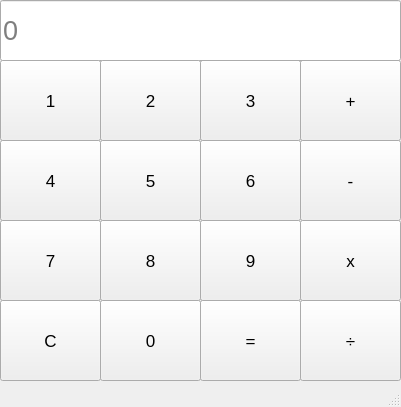
<?xml version="1.0" encoding="UTF-8"?>
<ui version="4.0">
 <class>MainWindow</class>
 <widget class="QMainWindow" name="MainWindow">
  <property name="geometry">
   <rect>
    <x>0</x>
    <y>0</y>
    <width>401</width>
    <height>407</height>
   </rect>
  </property>
  <property name="windowTitle">
   <string>MainWindow</string>
  </property>
  <widget class="QWidget" name="centralwidget">
   <widget class="QPushButton" name="_8">
    <property name="geometry">
     <rect>
      <x>100</x>
      <y>220</y>
      <width>101</width>
      <height>81</height>
     </rect>
    </property>
    <property name="font">
     <font>
      <pointsize>13</pointsize>
     </font>
    </property>
    <property name="cursor">
     <cursorShape>PointingHandCursor</cursorShape>
    </property>
    <property name="text">
     <string>8</string>
    </property>
   </widget>
   <widget class="QPushButton" name="_0">
    <property name="geometry">
     <rect>
      <x>100</x>
      <y>300</y>
      <width>101</width>
      <height>81</height>
     </rect>
    </property>
    <property name="font">
     <font>
      <pointsize>13</pointsize>
     </font>
    </property>
    <property name="cursor">
     <cursorShape>PointingHandCursor</cursorShape>
    </property>
    <property name="text">
     <string>0</string>
    </property>
   </widget>
   <widget class="QPushButton" name="_manfi">
    <property name="geometry">
     <rect>
      <x>300</x>
      <y>140</y>
      <width>101</width>
      <height>81</height>
     </rect>
    </property>
    <property name="font">
     <font>
      <pointsize>13</pointsize>
     </font>
    </property>
    <property name="cursor">
     <cursorShape>PointingHandCursor</cursorShape>
    </property>
    <property name="text">
     <string>-</string>
    </property>
   </widget>
   <widget class="QPushButton" name="_zarb">
    <property name="geometry">
     <rect>
      <x>300</x>
      <y>220</y>
      <width>101</width>
      <height>81</height>
     </rect>
    </property>
    <property name="font">
     <font>
      <pointsize>13</pointsize>
     </font>
    </property>
    <property name="cursor">
     <cursorShape>PointingHandCursor</cursorShape>
    </property>
    <property name="text">
     <string>x</string>
    </property>
   </widget>
   <widget class="QPushButton" name="_3">
    <property name="geometry">
     <rect>
      <x>200</x>
      <y>60</y>
      <width>101</width>
      <height>81</height>
     </rect>
    </property>
    <property name="font">
     <font>
      <pointsize>13</pointsize>
     </font>
    </property>
    <property name="cursor">
     <cursorShape>PointingHandCursor</cursorShape>
    </property>
    <property name="text">
     <string>3</string>
    </property>
   </widget>
   <widget class="QPushButton" name="_6">
    <property name="geometry">
     <rect>
      <x>200</x>
      <y>140</y>
      <width>101</width>
      <height>81</height>
     </rect>
    </property>
    <property name="font">
     <font>
      <pointsize>13</pointsize>
     </font>
    </property>
    <property name="cursor">
     <cursorShape>PointingHandCursor</cursorShape>
    </property>
    <property name="text">
     <string>6</string>
    </property>
   </widget>
   <widget class="QPushButton" name="_4">
    <property name="geometry">
     <rect>
      <x>0</x>
      <y>140</y>
      <width>101</width>
      <height>81</height>
     </rect>
    </property>
    <property name="font">
     <font>
      <pointsize>13</pointsize>
     </font>
    </property>
    <property name="cursor">
     <cursorShape>PointingHandCursor</cursorShape>
    </property>
    <property name="text">
     <string>4</string>
    </property>
   </widget>
   <widget class="QPushButton" name="_result">
    <property name="geometry">
     <rect>
      <x>200</x>
      <y>300</y>
      <width>101</width>
      <height>81</height>
     </rect>
    </property>
    <property name="font">
     <font>
      <pointsize>13</pointsize>
     </font>
    </property>
    <property name="cursor">
     <cursorShape>PointingHandCursor</cursorShape>
    </property>
    <property name="text">
     <string>=</string>
    </property>
   </widget>
   <widget class="QPushButton" name="_tagh">
    <property name="geometry">
     <rect>
      <x>300</x>
      <y>300</y>
      <width>101</width>
      <height>81</height>
     </rect>
    </property>
    <property name="font">
     <font>
      <pointsize>13</pointsize>
     </font>
    </property>
    <property name="cursor">
     <cursorShape>PointingHandCursor</cursorShape>
    </property>
    <property name="text">
     <string>÷</string>
    </property>
   </widget>
   <widget class="QPushButton" name="_7">
    <property name="geometry">
     <rect>
      <x>0</x>
      <y>220</y>
      <width>101</width>
      <height>81</height>
     </rect>
    </property>
    <property name="font">
     <font>
      <pointsize>13</pointsize>
     </font>
    </property>
    <property name="cursor">
     <cursorShape>PointingHandCursor</cursorShape>
    </property>
    <property name="text">
     <string>7</string>
    </property>
   </widget>
   <widget class="QPushButton" name="clear">
    <property name="geometry">
     <rect>
      <x>0</x>
      <y>300</y>
      <width>101</width>
      <height>81</height>
     </rect>
    </property>
    <property name="font">
     <font>
      <pointsize>13</pointsize>
     </font>
    </property>
    <property name="cursor">
     <cursorShape>PointingHandCursor</cursorShape>
    </property>
    <property name="text">
     <string>C</string>
    </property>
   </widget>
   <widget class="QPushButton" name="_plus">
    <property name="geometry">
     <rect>
      <x>300</x>
      <y>60</y>
      <width>101</width>
      <height>81</height>
     </rect>
    </property>
    <property name="font">
     <font>
      <pointsize>13</pointsize>
     </font>
    </property>
    <property name="cursor">
     <cursorShape>PointingHandCursor</cursorShape>
    </property>
    <property name="text">
     <string>+</string>
    </property>
   </widget>
   <widget class="QLineEdit" name="line">
    <property name="geometry">
     <rect>
      <x>0</x>
      <y>0</y>
      <width>401</width>
      <height>61</height>
     </rect>
    </property>
    <property name="font">
     <font>
      <pointsize>20</pointsize>
      <weight>50</weight>
      <bold>false</bold>
     </font>
    </property>
    <property name="inputMask">
     <string/>
    </property>
    <property name="dragEnabled">
     <bool>true</bool>
    </property>
    <property name="readOnly">
     <bool>false</bool>
    </property>
    <property name="placeholderText">
     <string>0</string>
    </property>
    <property name="clearButtonEnabled">
     <bool>true</bool>
    </property>
   </widget>
   <widget class="QPushButton" name="_2">
    <property name="geometry">
     <rect>
      <x>100</x>
      <y>60</y>
      <width>101</width>
      <height>81</height>
     </rect>
    </property>
    <property name="font">
     <font>
      <pointsize>13</pointsize>
     </font>
    </property>
    <property name="cursor">
     <cursorShape>PointingHandCursor</cursorShape>
    </property>
    <property name="text">
     <string>2</string>
    </property>
   </widget>
   <widget class="QPushButton" name="_1">
    <property name="geometry">
     <rect>
      <x>0</x>
      <y>60</y>
      <width>101</width>
      <height>81</height>
     </rect>
    </property>
    <property name="font">
     <font>
      <pointsize>13</pointsize>
     </font>
    </property>
    <property name="cursor">
     <cursorShape>PointingHandCursor</cursorShape>
    </property>
    <property name="text">
     <string>1</string>
    </property>
   </widget>
   <widget class="QPushButton" name="_5">
    <property name="geometry">
     <rect>
      <x>100</x>
      <y>140</y>
      <width>101</width>
      <height>81</height>
     </rect>
    </property>
    <property name="font">
     <font>
      <pointsize>13</pointsize>
     </font>
    </property>
    <property name="cursor">
     <cursorShape>PointingHandCursor</cursorShape>
    </property>
    <property name="text">
     <string>5</string>
    </property>
   </widget>
   <widget class="QPushButton" name="_9">
    <property name="geometry">
     <rect>
      <x>200</x>
      <y>220</y>
      <width>101</width>
      <height>81</height>
     </rect>
    </property>
    <property name="font">
     <font>
      <pointsize>13</pointsize>
     </font>
    </property>
    <property name="cursor">
     <cursorShape>PointingHandCursor</cursorShape>
    </property>
    <property name="text">
     <string>9</string>
    </property>
   </widget>
  </widget>
  <widget class="QMenuBar" name="menubar">
   <property name="geometry">
    <rect>
     <x>0</x>
     <y>0</y>
     <width>401</width>
     <height>26</height>
    </rect>
   </property>
  </widget>
  <widget class="QStatusBar" name="statusbar"/>
 </widget>
 <resources/>
 <connections/>
</ui>
